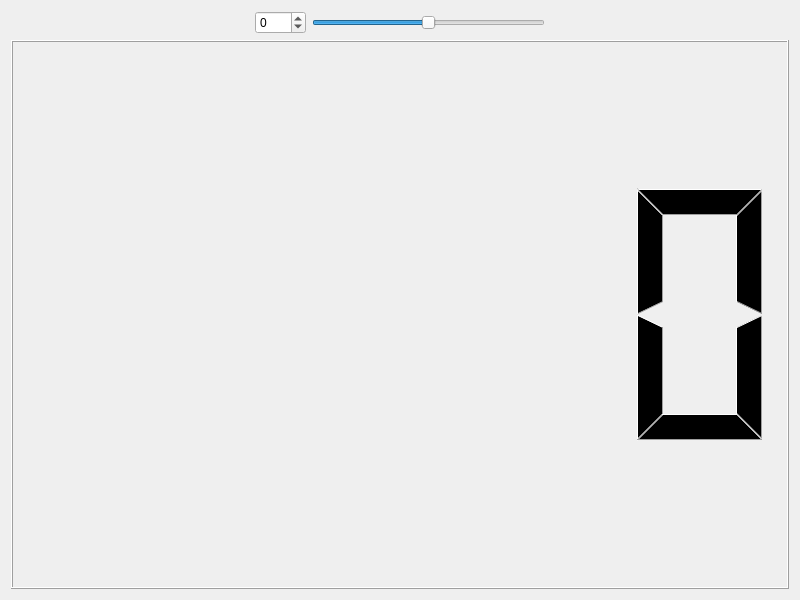
<?xml version="1.0" encoding="UTF-8"?>
<ui version="4.0">
 <class>Widget</class>
 <widget class="QWidget" name="Widget">
  <property name="geometry">
   <rect>
    <x>0</x>
    <y>0</y>
    <width>800</width>
    <height>600</height>
   </rect>
  </property>
  <property name="windowTitle">
   <string>Widget</string>
  </property>
  <layout class="QVBoxLayout" name="verticalLayout">
   <item>
    <layout class="QHBoxLayout" name="horizontalLayout">
     <property name="leftMargin">
      <number>10</number>
     </property>
     <property name="rightMargin">
      <number>10</number>
     </property>
     <item>
      <spacer name="horizontalSpacer">
       <property name="orientation">
        <enum>Qt::Orientation::Horizontal</enum>
       </property>
       <property name="sizeHint" stdset="0">
        <size>
         <width>40</width>
         <height>20</height>
        </size>
       </property>
      </spacer>
     </item>
     <item>
      <widget class="QSpinBox" name="spinBox">
       <property name="minimum">
        <number>-100</number>
       </property>
       <property name="maximum">
        <number>100</number>
       </property>
      </widget>
     </item>
     <item>
      <widget class="QSlider" name="horizontalSlider">
       <property name="minimum">
        <number>-100</number>
       </property>
       <property name="maximum">
        <number>100</number>
       </property>
       <property name="orientation">
        <enum>Qt::Orientation::Horizontal</enum>
       </property>
      </widget>
     </item>
     <item>
      <spacer name="horizontalSpacer_2">
       <property name="orientation">
        <enum>Qt::Orientation::Horizontal</enum>
       </property>
       <property name="sizeHint" stdset="0">
        <size>
         <width>40</width>
         <height>20</height>
        </size>
       </property>
      </spacer>
     </item>
    </layout>
   </item>
   <item>
    <widget class="QLCDNumber" name="lcdNumber_2"/>
   </item>
  </layout>
 </widget>
 <resources/>
 <connections>
  <connection>
   <sender>spinBox</sender>
   <signal>valueChanged(int)</signal>
   <receiver>horizontalSlider</receiver>
   <slot>setValue(int)</slot>
   <hints>
    <hint type="sourcelabel">
     <x>358</x>
     <y>363</y>
    </hint>
    <hint type="destinationlabel">
     <x>384</x>
     <y>361</y>
    </hint>
   </hints>
  </connection>
  <connection>
   <sender>horizontalSlider</sender>
   <signal>valueChanged(int)</signal>
   <receiver>spinBox</receiver>
   <slot>setValue(int)</slot>
   <hints>
    <hint type="sourcelabel">
     <x>465</x>
     <y>359</y>
    </hint>
    <hint type="destinationlabel">
     <x>365</x>
     <y>370</y>
    </hint>
   </hints>
  </connection>
  <connection>
   <sender>spinBox</sender>
   <signal>valueChanged(int)</signal>
   <receiver>lcdNumber_2</receiver>
   <slot>display(int)</slot>
   <hints>
    <hint type="sourcelabel">
     <x>361</x>
     <y>370</y>
    </hint>
    <hint type="destinationlabel">
     <x>362</x>
     <y>422</y>
    </hint>
   </hints>
  </connection>
 </connections>
</ui>
